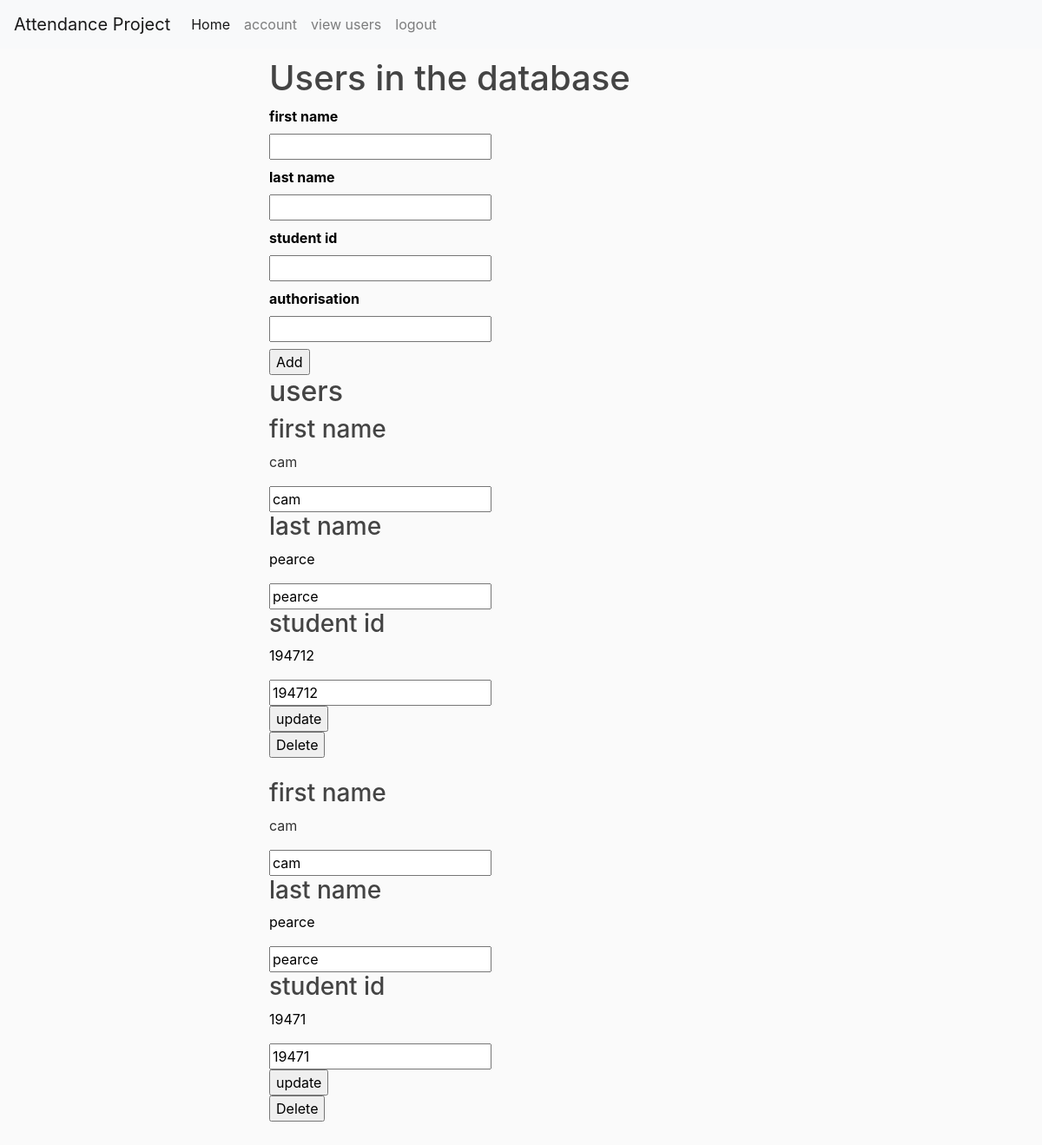
The app's page /view_user (signed in) with its own data.
### attendance/models.py (models this page shows, shortened)
class User(UserMixin ,db.Model):
    id = db.Column(db.Integer, primary_key=True)
    fname = db.Column(db.String(20), nullable=True)
    lname = db.Column(db.String(20), nullable=True)
    student_id = db.Column(db.String(20), unique=True, nullable=False)
    email = db.Column(db.String(120), unique=True, nullable=False)
    image_file = db.Column(db.String(20), nullable=False, default='default.jpg')
    password = db.Column(db.String(60), nullable=False)

### attendance/routes.py (the view)
@app.route('/view_user', methods=["GET", "POST"])
@login_required
def view_user():
    form = new_user()
    if request.form:
        user = User(fname=form.fname.data, lname=form.lname.data, student_id=form.student_id.data, auth=form.auth.data)
        db.session.add(user)
        db.session.commit()
    users = User.query.all()
    return render_template('view_user.html', users=users, form=form)

### attendance/forms.py
class new_user(FlaskForm):
    fname = StringField("first name",[validators.length(min=1, max=40), validators.input_required()])
    lname = StringField("last name ",[validators.length(min=1, max=40), validators.input_required()])
    student_id = StringField("student id",[validators.length(min=4, max=10), validators.input_required()])
    auth = StringField("authorisation",[validators.length(min=4, max=20), validators.input_required()])

### attendance/models.py (called while the page is built)
@login_manager.user_loader
def load_user(user_id):
    return User.query.get(int(user_id))

### attendance/templates/view_user.html (shortened to what this page needs)
{%extends "layout.html"%}
{%block content%}
<body>
</body>
    <div class="container">
        <h1>Users in the database</h1>
        {% from "formhelpers.html" import render_field %}
        <div class="addform">
            <form method="POST" action="">
                {{ render_field(form.fname) }}
                {{ render_field(form.lname) }}
                {{ render_field(form.student_id) }}
                {{ render_field(form.auth) }}
                <input type="submit" value="Add">
            </form>
        </div>
        <h2>users</h2>
        {%for user in users %}
        <h3>first name</h3>
        <p>{{user.fname}}</p>
        <form method="POST" action="./update">
            <input type="text" value="{{user.fname}}" name="newfname">
        <h3>last name</h3>
        <p>{{user.lname}} </p>
            <input type="text" value="{{user.lname}}" name="newlname">
        <h3>student id</h3>
        <p>{{user.student_id}} </p>
            <input type="text" value="{{user.student_id}}" name="newstudent_id">
            <br>
            <input type="submit" value="update">
        </form>
        <form method="POST" action="./delete">
            <input type="submit" value="Delete">
        </form>
        <br>
        {%endfor%}
    </div>
</body>
{%endblock%}

### attendance/templates/layout.html (shortened to what this page needs)
<!DOCTYPE html>
<html>
<head>
    <link rel="stylesheet" href="static/css/bootstrap.min.css" rel="stylesheet" media="screen">
    <link rel="stylesheet" href="https://maxcdn.bootstraprapcdn.com/bootstrap/4.0.0/css/bootstrap.min.css">
    <link rel="stylesheet" href="static/css/style.css">
</head>
<body>
    <div id="wrapper">
        {%include "navigation.html" %}
        {%block content%}{%endblock%}
        <br>
</body>
</html>

### attendance/templates/navigation.html (shortened to what this page needs)
<nav class="navbar navbar-expand-lg navbar-light bg-light">
  <a class="navbar-brand" href="#">Attendance Project</a>
  <div class="collapse navbar-collapse" id="navbarNavAltMarkup">
    <div class="navbar-nav">
      <a class="nav-item nav-link active" href="{{ url_for('home') }}">Home <span class="sr-only">(current)</span></a>
      {% if current_user.is_authenticated %}
      <a class="nav-item nav-link" href="{{ url_for('account') }}">account</a>
      <a class="nav-item nav-link" href="{{ url_for('view_user') }}">view users</a>
      <a class="nav-item nav-link" href="{{ url_for('logout') }}" tabindex="-1" aria-disabled="true">logout</a>
      {% else %}
      <a class="nav-item nav-link" href="{{ url_for('login') }}">login</a>
      <a class="nav-item nav-link" href="{{ url_for('register') }}">register</a>
      {% endif %}
    </div>
  </div>
</nav>

### attendance/static/css/style.css (style rules this page uses)
body { background: #fafafa; color: #333333; }
h1, h2, h3, h4, h5, h6 { color: #444444; }
form { color:black; }
.container { width: 50%; margin: auto; padding: 10px; }

### records on screen
User: fname "cam", newfname "cam", lname "pearce", newlname "pearce", student_id "194712", newstudent_id "194712"
User: fname "cam", newfname "cam", lname "pearce", newlname "pearce", student_id "19471", newstudent_id "19471"

### other values on screen
{{ field.label }} "first name last name student id authorisation"
